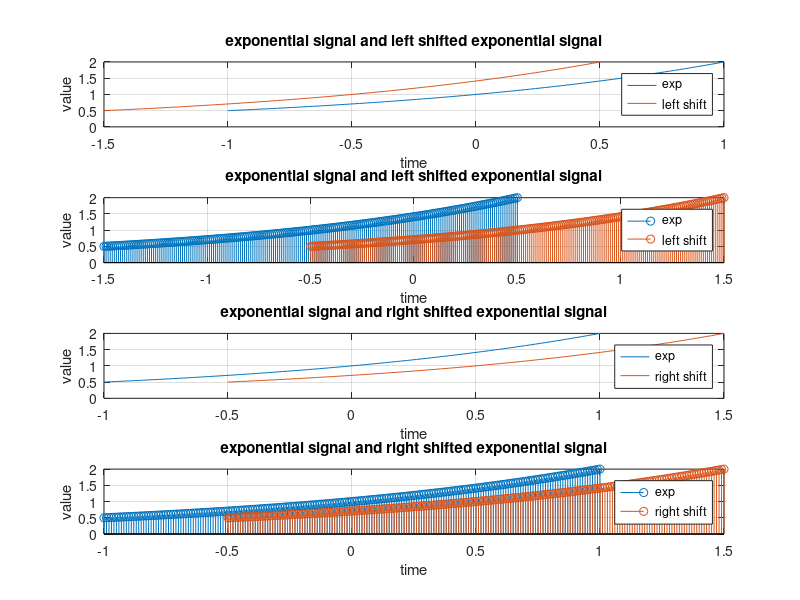

MATLAB code to generate this figure:
t = (-1:0.01:1)
base = 2*ones(1,length(t))

exp = base.^t
shitfed_t = t + 0.5
left_t=t-0.5


figure(1)%1x2 grid
subplot(4,1,1),
plot(t,exp),grid on;
hold on;
plot(left_t,exp),grid on;

xlabel('time');
ylabel('value');
legend('exp','left shift');
title('exponential signal and left shifted exponential signal');

subplot(4,1,2),
stem(left_t,exp),grid on;
hold on;
stem(shitfed_t,exp),grid on;

xlabel('time');
ylabel('value');
legend('exp','left shift');
title('exponential signal and left shifted exponential signal');

%right
subplot(4,1,3),
plot(t,exp),grid on;
hold on;
plot(shitfed_t,exp),grid on;

xlabel('time');
ylabel('value');
legend('exp','right shift');
title('exponential signal and right shifted exponential signal');

subplot(4,1,4),
stem(t,exp),grid on;
hold on;
stem(shitfed_t,exp),grid on;

xlabel('time');
ylabel('value');
legend('exp','right shift');
title('exponential signal and right shifted exponential signal');

%subplot(3,2,2),



hold on;


